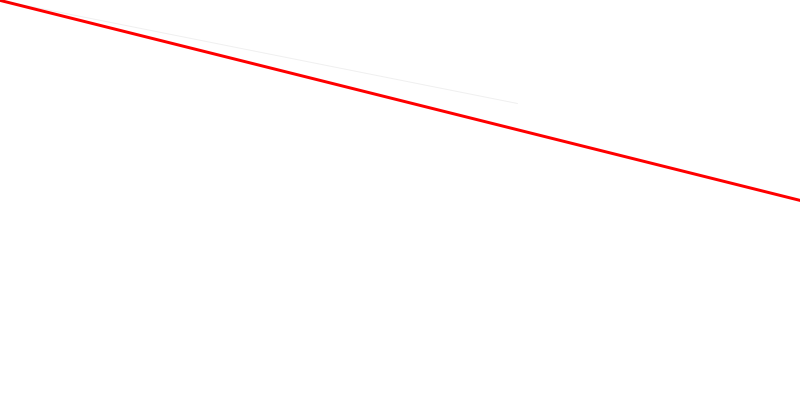
Frame 1 (no input)
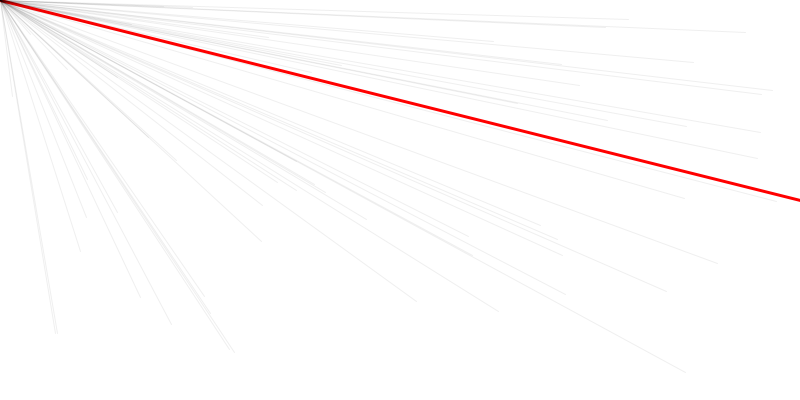
Frame 60 (the mouse pressed at the canvas centre just before this capture)
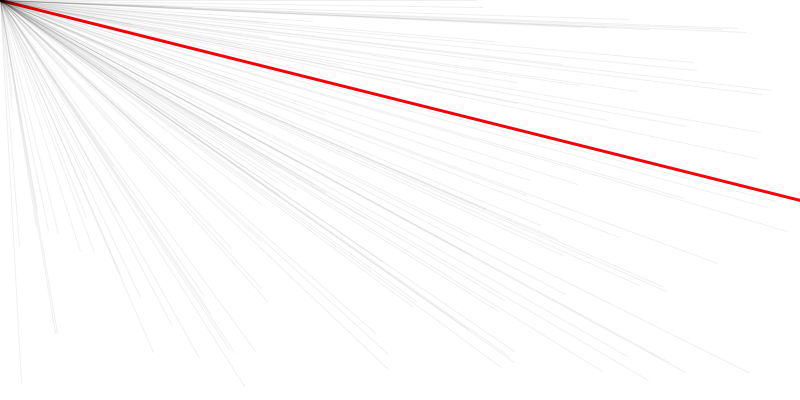
Frame 120 (the mouse held since frame 60 and released just before this capture)

The Processing sketch that drew these frames (run headless with seeded random() and noise(); from frame 60 on, the mouse is pressed at the canvas centre):

// Processing sketch: desafioaHa
// ── desafioaHa.pde
void setup()
{
  size(800, 400);
  background(255);
  frameRate(800);
  
  strokeWeight(3);
  stroke(255, 0, 0);
   line(0, 0, width, 200);
}

void draw()
{
 strokeWeight(1);
 stroke(0, 16);
 line(0, 0, random(width), random(height));

}
